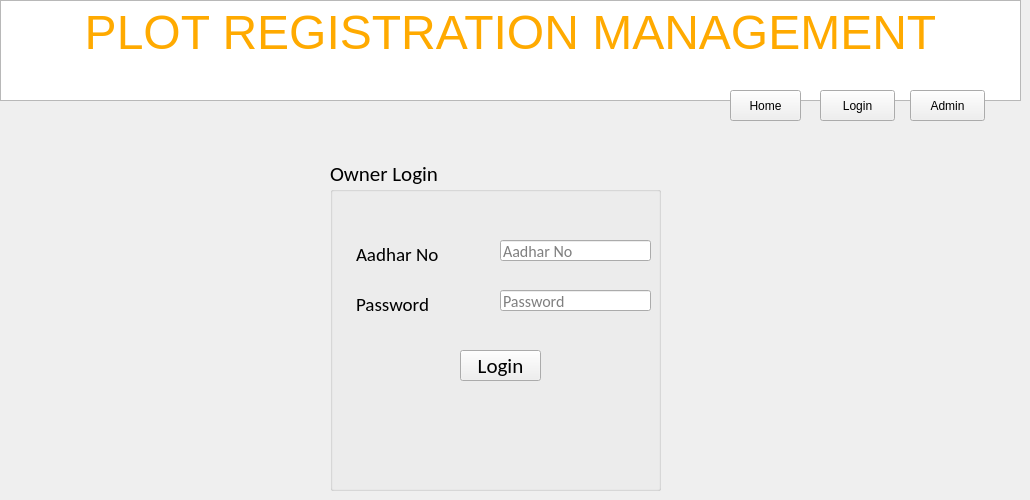
    <widget class="QWidget" name="tab_4">
     <attribute name="title">
      <string>userlogin</string>
     </attribute>
     <widget class="QPushButton" name="pushButton_24">
      <property name="geometry">
       <rect>
        <x>730</x>
        <y>90</y>
        <width>71</width>
        <height>31</height>
       </rect>
      </property>
      <property name="text">
       <string>Home</string>
      </property>
     </widget>
     <widget class="QPushButton" name="pushButton_25">
      <property name="geometry">
       <rect>
        <x>820</x>
        <y>90</y>
        <width>75</width>
        <height>31</height>
       </rect>
      </property>
      <property name="text">
       <string>Login</string>
      </property>
     </widget>
     <widget class="QPushButton" name="pushButton_26">
      <property name="geometry">
       <rect>
        <x>910</x>
        <y>90</y>
        <width>75</width>
        <height>31</height>
       </rect>
      </property>
      <property name="text">
       <string>Admin</string>
      </property>
     </widget>
     <widget class="QTextEdit" name="textEdit_10">
      <property name="geometry">
       <rect>
        <x>0</x>
        <y>0</y>
        <width>1021</width>
        <height>101</height>
       </rect>
      </property>
      <property name="html">
       <string>&lt;!DOCTYPE HTML PUBLIC &quot;-//W3C//DTD HTML 4.0//EN&quot; &quot;http://www.w3.org/TR/REC-html40/strict.dtd&quot;&gt;
&lt;html&gt;&lt;head&gt;&lt;meta name=&quot;qrichtext&quot; content=&quot;1&quot; /&gt;&lt;style type=&quot;text/css&quot;&gt;
p, li { white-space: pre-wrap; }
&lt;/style&gt;&lt;/head&gt;&lt;body style=&quot; font-family:'Calibri'; font-size:12pt; font-weight:400; font-style:normal;&quot;&gt;
&lt;p align=&quot;center&quot; style=&quot; margin-top:0px; margin-bottom:0px; margin-left:0px; margin-right:0px; -qt-block-indent:0; text-indent:0px;&quot;&gt;&lt;span style=&quot; font-family:'MS Shell Dlg 2'; font-size:36pt; color:#ffaa00;&quot;&gt;PLOT REGISTRATION MANAGEMENT&lt;/span&gt;&lt;/p&gt;&lt;/body&gt;&lt;/html&gt;</string>
      </property>
     </widget>
     <widget class="QGroupBox" name="groupBox">
      <property name="geometry">
       <rect>
        <x>330</x>
        <y>160</y>
        <width>331</width>
        <height>331</height>
       </rect>
      </property>
      <property name="font">
       <font>
        <family>Calibri</family>
        <pointsize>16</pointsize>
       </font>
      </property>
      <property name="autoFillBackground">
       <bool>true</bool>
      </property>
      <property name="title">
       <string>Owner Login</string>
      </property>
      <widget class="QLabel" name="label_4">
       <property name="geometry">
        <rect>
         <x>26</x>
         <y>84</y>
         <width>121</width>
         <height>20</height>
        </rect>
       </property>
       <property name="font">
        <font>
         <pointsize>14</pointsize>
        </font>
       </property>
       <property name="text">
        <string>Aadhar No</string>
       </property>
      </widget>
      <widget class="QLabel" name="label_5">
       <property name="geometry">
        <rect>
         <x>26</x>
         <y>134</y>
         <width>111</width>
         <height>20</height>
        </rect>
       </property>
       <property name="font">
        <font>
         <pointsize>14</pointsize>
        </font>
       </property>
       <property name="text">
        <string>Password</string>
       </property>
      </widget>
      <widget class="QLineEdit" name="lineEdit_4">
       <property name="geometry">
        <rect>
         <x>170</x>
         <y>80</y>
         <width>151</width>
         <height>21</height>
        </rect>
       </property>
       <property name="font">
        <font>
         <pointsize>12</pointsize>
        </font>
       </property>
       <property name="placeholderText">
        <string>Aadhar No</string>
       </property>
      </widget>
      <widget class="QLineEdit" name="lineEdit_6">
       <property name="geometry">
        <rect>
         <x>170</x>
         <y>130</y>
         <width>151</width>
         <height>21</height>
        </rect>
       </property>
       <property name="font">
        <font>
         <pointsize>12</pointsize>
        </font>
       </property>
       <property name="echoMode">
        <enum>QLineEdit::Password</enum>
       </property>
       <property name="placeholderText">
        <string>Password</string>
       </property>
      </widget>
      <widget class="QPushButton" name="pushButton_8">
       <property name="geometry">
        <rect>
         <x>130</x>
         <y>190</y>
         <width>81</width>
         <height>31</height>
        </rect>
       </property>
       <property name="text">
        <string>Login</string>
       </property>
      </widget>
     </widget>
     <zorder>textEdit_10</zorder>
     <zorder>pushButton_24</zorder>
     <zorder>pushButton_25</zorder>
     <zorder>pushButton_26</zorder>
     <zorder>groupBox</zorder>
    </widget>
